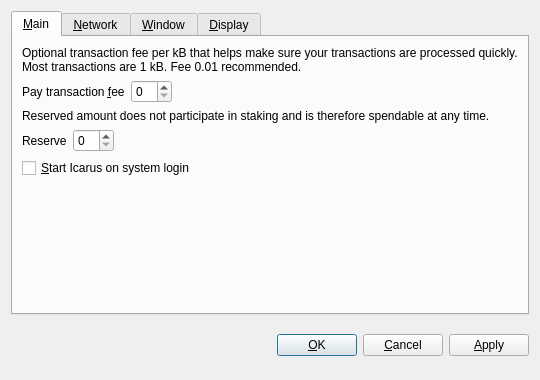
<?xml version="1.0" encoding="UTF-8"?>
<ui version="4.0">
 <class>OptionsDialog</class>
 <widget class="QDialog" name="OptionsDialog">
  <property name="geometry">
   <rect>
    <x>0</x>
    <y>0</y>
    <width>540</width>
    <height>380</height>
   </rect>
  </property>
  <property name="windowTitle">
   <string>Options</string>
  </property>
  <property name="modal">
   <bool>true</bool>
  </property>
  <layout class="QVBoxLayout" name="verticalLayout">
   <item>
    <widget class="QTabWidget" name="tabWidget">
     <property name="tabPosition">
      <enum>QTabWidget::North</enum>
     </property>
     <property name="currentIndex">
      <number>0</number>
     </property>
     <widget class="QWidget" name="tabMain">
      <attribute name="title">
       <string>&amp;Main</string>
      </attribute>
      <layout class="QVBoxLayout" name="verticalLayout_Main">
       <item>
        <widget class="QLabel" name="transactionFeeInfoLabel">
         <property name="text">
          <string>Optional transaction fee per kB that helps make sure your transactions are processed quickly. Most transactions are 1 kB. Fee 0.01 recommended.</string>
         </property>
         <property name="textFormat">
          <enum>Qt::PlainText</enum>
         </property>
         <property name="wordWrap">
          <bool>true</bool>
         </property>
        </widget>
       </item>
       <item>
        <layout class="QHBoxLayout" name="horizontalLayoutFee">
         <item>
          <widget class="QLabel" name="transactionFeeLabel">
           <property name="text">
            <string>Pay transaction &amp;fee</string>
           </property>
           <property name="textFormat">
            <enum>Qt::PlainText</enum>
           </property>
           <property name="buddy">
            <cstring>transactionFee</cstring>
           </property>
          </widget>
         </item>
         <item>
          <widget class="BitcoinAmountField" name="transactionFee"/>
         </item>
         <item>
          <spacer name="horizontalSpacerFee">
           <property name="orientation">
            <enum>Qt::Horizontal</enum>
           </property>
           <property name="sizeHint" stdset="0">
            <size>
             <width>40</width>
             <height>20</height>
            </size>
           </property>
          </spacer>
         </item>
        </layout>
       </item>
       <item>
        <widget class="QLabel" name="reserveBalanceInfoLabel">
         <property name="text">
          <string>Reserved amount does not participate in staking and is therefore spendable at any time.</string>
         </property>
         <property name="textFormat">
          <enum>Qt::PlainText</enum>
         </property>
         <property name="wordWrap">
          <bool>true</bool>
         </property>
        </widget>
       </item>
       <item>
        <layout class="QHBoxLayout" name="horizontalLayoutReserveBalance">
         <item>
          <widget class="QLabel" name="reserveBalanceLabel">
           <property name="text">
            <string>Reserve</string>
           </property>
           <property name="textFormat">
            <enum>Qt::PlainText</enum>
           </property>
           <property name="buddy">
            <cstring>reserveBalance</cstring>
           </property>
          </widget>
         </item>
         <item>
          <widget class="BitcoinAmountField" name="reserveBalance"/>
         </item>
         <item>
          <spacer name="horizontalSpacerReserveBalance">
           <property name="orientation">
            <enum>Qt::Horizontal</enum>
           </property>
           <property name="sizeHint" stdset="0">
            <size>
             <width>40</width>
             <height>20</height>
            </size>
           </property>
          </spacer>
         </item>
        </layout>
       </item>
       <item>
        <widget class="QCheckBox" name="bitcoinAtStartup">
         <property name="toolTip">
          <string>Automatically start Icarus after logging in to the system.</string>
         </property>
         <property name="text">
          <string>&amp;Start Icarus on system login</string>
         </property>
        </widget>
       </item>
       <item>
        <spacer name="verticalSpacer_Main">
         <property name="orientation">
          <enum>Qt::Vertical</enum>
         </property>
         <property name="sizeHint" stdset="0">
          <size>
           <width>20</width>
           <height>40</height>
          </size>
         </property>
        </spacer>
       </item>
      </layout>
     </widget>
     <widget class="QWidget" name="tabNetwork">
      <attribute name="title">
       <string>&amp;Network</string>
      </attribute>
      <layout class="QVBoxLayout" name="verticalLayout_Network">
       <item>
        <widget class="QCheckBox" name="mapPortUpnp">
         <property name="toolTip">
          <string>Automatically open the Icarus client port on the router. This only works when your router supports UPnP and it is enabled.</string>
         </property>
         <property name="text">
          <string>Map port using &amp;UPnP</string>
         </property>
        </widget>
       </item>
       <item>
        <widget class="QCheckBox" name="connectSocks">
         <property name="toolTip">
          <string>Connect to the Icarus network through a SOCKS proxy (e.g. when connecting through Tor).</string>
         </property>
         <property name="text">
          <string>&amp;Connect through SOCKS proxy:</string>
         </property>
        </widget>
       </item>
       <item>
        <layout class="QHBoxLayout" name="horizontalLayout_Network">
         <item>
          <widget class="QLabel" name="proxyIpLabel">
           <property name="text">
            <string>Proxy &amp;IP:</string>
           </property>
           <property name="textFormat">
            <enum>Qt::PlainText</enum>
           </property>
           <property name="buddy">
            <cstring>proxyIp</cstring>
           </property>
          </widget>
         </item>
         <item>
          <widget class="QValidatedLineEdit" name="proxyIp">
           <property name="maximumSize">
            <size>
             <width>140</width>
             <height>16777215</height>
            </size>
           </property>
           <property name="toolTip">
            <string>IP address of the proxy (e.g. 127.0.0.1)</string>
           </property>
          </widget>
         </item>
         <item>
          <widget class="QLabel" name="proxyPortLabel">
           <property name="text">
            <string>&amp;Port:</string>
           </property>
           <property name="textFormat">
            <enum>Qt::PlainText</enum>
           </property>
           <property name="buddy">
            <cstring>proxyPort</cstring>
           </property>
          </widget>
         </item>
         <item>
          <widget class="QLineEdit" name="proxyPort">
           <property name="maximumSize">
            <size>
             <width>55</width>
             <height>16777215</height>
            </size>
           </property>
           <property name="toolTip">
            <string>Port of the proxy (e.g. 9050)</string>
           </property>
          </widget>
         </item>
         <item>
          <widget class="QLabel" name="socksVersionLabel">
           <property name="text">
            <string>SOCKS &amp;Version:</string>
           </property>
           <property name="textFormat">
            <enum>Qt::PlainText</enum>
           </property>
           <property name="buddy">
            <cstring>socksVersion</cstring>
           </property>
          </widget>
         </item>
         <item>
          <widget class="QValueComboBox" name="socksVersion">
           <property name="toolTip">
            <string>SOCKS version of the proxy (e.g. 5)</string>
           </property>
          </widget>
         </item>
         <item>
          <spacer name="horizontalSpacer_Network">
           <property name="orientation">
            <enum>Qt::Horizontal</enum>
           </property>
           <property name="sizeHint" stdset="0">
            <size>
             <width>40</width>
             <height>20</height>
            </size>
           </property>
          </spacer>
         </item>
        </layout>
       </item>
       <item>
        <spacer name="verticalSpacer_Network">
         <property name="orientation">
          <enum>Qt::Vertical</enum>
         </property>
         <property name="sizeHint" stdset="0">
          <size>
           <width>20</width>
           <height>40</height>
          </size>
         </property>
        </spacer>
       </item>
      </layout>
     </widget>
     <widget class="QWidget" name="tabWindow">
      <attribute name="title">
       <string>&amp;Window</string>
      </attribute>
      <layout class="QVBoxLayout" name="verticalLayout_Window">
       <item>
        <widget class="QCheckBox" name="minimizeToTray">
         <property name="toolTip">
          <string>Show only a tray icon after minimizing the window.</string>
         </property>
         <property name="text">
          <string>&amp;Minimize to the tray instead of the taskbar</string>
         </property>
        </widget>
       </item>
       <item>
        <widget class="QCheckBox" name="minimizeOnClose">
         <property name="toolTip">
          <string>Minimize instead of exit the application when the window is closed. When this option is enabled, the application will be closed only after selecting Quit in the menu.</string>
         </property>
         <property name="text">
          <string>M&amp;inimize on close</string>
         </property>
        </widget>
       </item>
       <item>
        <spacer name="verticalSpacer_Window">
         <property name="orientation">
          <enum>Qt::Vertical</enum>
         </property>
         <property name="sizeHint" stdset="0">
          <size>
           <width>20</width>
           <height>40</height>
          </size>
         </property>
        </spacer>
       </item>
      </layout>
     </widget>
     <widget class="QWidget" name="tabDisplay">
      <attribute name="title">
       <string>&amp;Display</string>
      </attribute>
      <layout class="QVBoxLayout" name="verticalLayout_Display">
       <item>
        <layout class="QHBoxLayout" name="horizontalLayout_1_Display">
         <item>
          <widget class="QLabel" name="langLabel">
           <property name="text">
            <string>User Interface &amp;language:</string>
           </property>
           <property name="textFormat">
            <enum>Qt::PlainText</enum>
           </property>
           <property name="buddy">
            <cstring>lang</cstring>
           </property>
          </widget>
         </item>
         <item>
          <widget class="QValueComboBox" name="lang">
           <property name="toolTip">
            <string>The user interface language can be set here. This setting will take effect after restarting Icarus.</string>
           </property>
          </widget>
         </item>
        </layout>
       </item>
       <item>
        <layout class="QHBoxLayout" name="horizontalLayout_2_Display">
         <item>
          <widget class="QLabel" name="unitLabel">
           <property name="text">
            <string>&amp;Unit to show amounts in:</string>
           </property>
           <property name="textFormat">
            <enum>Qt::PlainText</enum>
           </property>
           <property name="buddy">
            <cstring>unit</cstring>
           </property>
          </widget>
         </item>
         <item>
          <widget class="QValueComboBox" name="unit">
           <property name="toolTip">
            <string>Choose the default subdivision unit to show in the interface and when sending coins.</string>
           </property>
          </widget>
         </item>
        </layout>
       </item>
       <item>
        <widget class="QCheckBox" name="displayAddresses">
         <property name="toolTip">
          <string>Whether to show Icarus addresses in the transaction list or not.</string>
         </property>
         <property name="text">
          <string>&amp;Display addresses in transaction list</string>
         </property>
        </widget>
       </item>
       <item>
        <widget class="QCheckBox" name="coinControlFeatures">
         <property name="toolTip">
          <string>Whether to show coin control features or not.</string>
         </property>
         <property name="text">
          <string>Display coin &amp;control features (experts only!)</string>
         </property>
        </widget>
       </item>
       <item>
        <spacer name="verticalSpacer_Display">
         <property name="orientation">
          <enum>Qt::Vertical</enum>
         </property>
         <property name="sizeHint" stdset="0">
          <size>
           <width>20</width>
           <height>40</height>
          </size>
         </property>
        </spacer>
       </item>
      </layout>
     </widget>
    </widget>
   </item>
   <item>
    <layout class="QHBoxLayout" name="horizontalLayout_Buttons">
     <item>
      <spacer name="horizontalSpacer_1">
       <property name="orientation">
        <enum>Qt::Horizontal</enum>
       </property>
       <property name="sizeHint" stdset="0">
        <size>
         <width>40</width>
         <height>48</height>
        </size>
       </property>
      </spacer>
     </item>
     <item>
      <widget class="QLabel" name="statusLabel">
       <property name="font">
        <font>
         <weight>75</weight>
         <bold>true</bold>
        </font>
       </property>
       <property name="text">
        <string/>
       </property>
       <property name="textFormat">
        <enum>Qt::PlainText</enum>
       </property>
       <property name="wordWrap">
        <bool>true</bool>
       </property>
      </widget>
     </item>
     <item>
      <spacer name="horizontalSpacer_2">
       <property name="orientation">
        <enum>Qt::Horizontal</enum>
       </property>
       <property name="sizeHint" stdset="0">
        <size>
         <width>40</width>
         <height>48</height>
        </size>
       </property>
      </spacer>
     </item>
     <item>
      <widget class="QPushButton" name="okButton">
       <property name="text">
        <string>&amp;OK</string>
       </property>
      </widget>
     </item>
     <item>
      <widget class="QPushButton" name="cancelButton">
       <property name="text">
        <string>&amp;Cancel</string>
       </property>
       <property name="autoDefault">
        <bool>false</bool>
       </property>
      </widget>
     </item>
     <item>
      <widget class="QPushButton" name="applyButton">
       <property name="text">
        <string>&amp;Apply</string>
       </property>
       <property name="autoDefault">
        <bool>false</bool>
       </property>
      </widget>
     </item>
    </layout>
   </item>
  </layout>
 </widget>
 <customwidgets>
  <customwidget>
   <class>BitcoinAmountField</class>
   <extends>QSpinBox</extends>
   <header>bitcoinamountfield.h</header>
  </customwidget>
  <customwidget>
   <class>QValueComboBox</class>
   <extends>QComboBox</extends>
   <header>qvaluecombobox.h</header>
  </customwidget>
  <customwidget>
   <class>QValidatedLineEdit</class>
   <extends>QLineEdit</extends>
   <header>qvalidatedlineedit.h</header>
  </customwidget>
 </customwidgets>
 <resources/>
 <connections/>
</ui>
